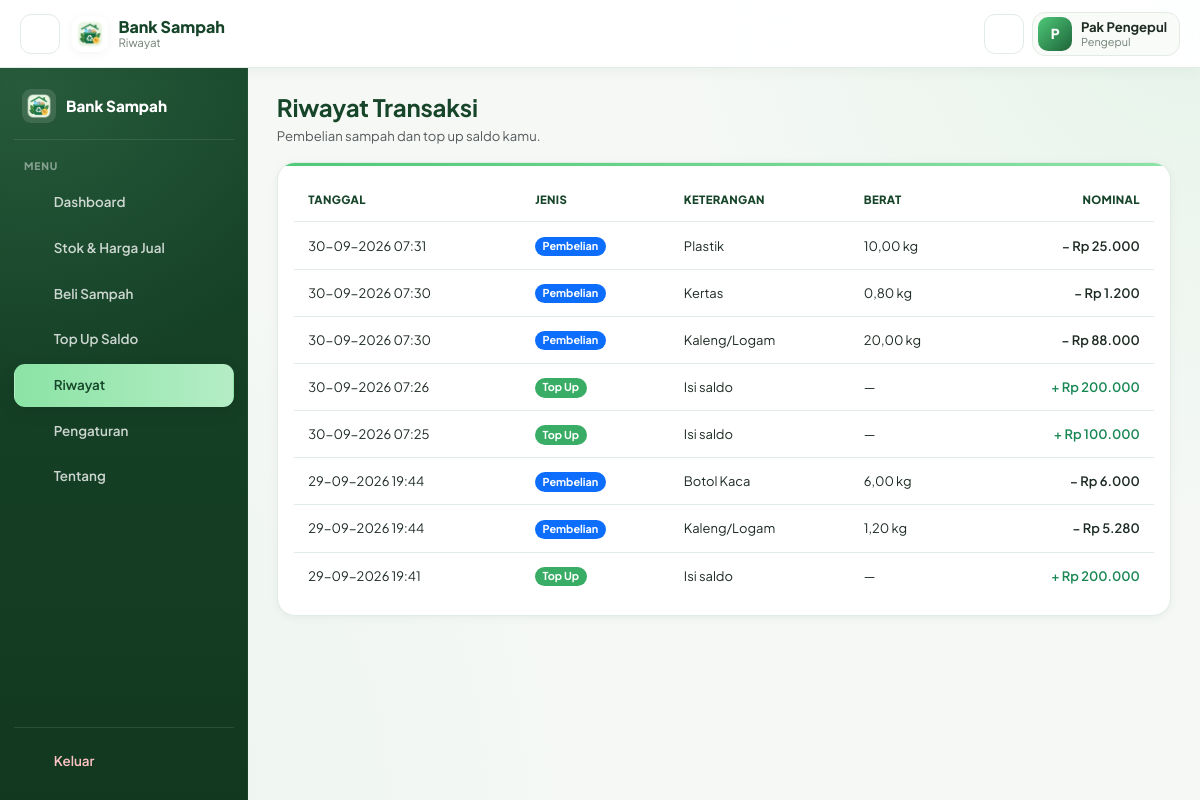
Screenshot of /pengepul/transaksi.php (signed in) with the database file from the repository.
### tables this page shows
CREATE TABLE `transaksi` (
  `id_transaksi` int(11) NOT NULL,
  `id_user` int(11) NOT NULL,
  `id_sampah` int(11) DEFAULT NULL,
  `tipe` varchar(20) NOT NULL DEFAULT 'setor',
  `berat_kg` decimal(10,2) NOT NULL,
  `total_rp` decimal(12,2) NOT NULL,
  `metode_topup` varchar(30) DEFAULT NULL,
  `tanggal` datetime NOT NULL DEFAULT current_timestamp()
);

CREATE TABLE `sampah` (
  `id_sampah` int(11) NOT NULL,
  `jenis_sampah` varchar(100) NOT NULL,
  `harga_per_kg` decimal(12,2) NOT NULL DEFAULT 0.00,
  `harga_jual` decimal(12,2) NOT NULL DEFAULT 0.00,
  `stok_kg` decimal(10,2) NOT NULL DEFAULT 0.00
);

### pengepul/transaksi.php (the view, shortened to what this page needs)
<?php
require_once __DIR__ . '/../includes/functions.php';
$id_user = (int) $_SESSION['id_user'];
$stmt = $pdo->prepare("SELECT t.*, s.jenis_sampah FROM transaksi t LEFT JOIN sampah s ON s.id_sampah = t.id_sampah WHERE t.id_user = ? AND t.tipe IN ('penjualan','topup') ORDER BY t.id_transaksi DESC");
$stmt->execute([$id_user]);
$list = $stmt->fetchAll();
include __DIR__ . '/../includes/header.php';
include __DIR__ . '/../includes/sidebar_pengepul.php';
?>
<main class="app-main">
    <div class="page-intro mb-3">
        <h4 class="mb-1">Riwayat Transaksi</h4>
        <p class="text-muted mb-0">Pembelian sampah dan top up saldo kamu.</p>
    </div>
    <div class="card card-stat p-3">
        <div class="table-responsive">
            <table class="table align-middle mb-0">
                <thead><tr><th>Tanggal</th><th>Jenis</th><th>Keterangan</th><th>Berat</th><th class="text-end">Nominal</th></tr></thead>
                <tbody>
                <?php if (empty($list)): ?>
                    <tr><td colspan="5" class="text-center text-muted py-4">Belum ada transaksi</td></tr>
                <?php else: foreach ($list as $t): $topup = $t['tipe'] === 'topup'; ?>
                    <tr>
                        <td><?= date('d-m-Y H:i', strtotime($t['tanggal'])) ?></td>
                        <td><span class="badge bg-<?= $topup ? 'success' : 'primary' ?>"><?= $topup ? 'Top Up' : 'Pembelian' ?></span></td>
                        <td><?= $topup ? 'Isi saldo' : clean($t['jenis_sampah']) ?></td>
                        <td><?= $topup ? '—' : number_format((float)$t['berat_kg'], 2, ',', '.') . ' kg' ?></td>
                        <td class="text-end fw-semibold <?= $topup ? 'text-success' : '' ?>"><?= $topup ? '+' : '−' ?> <?= rupiah($t['total_rp']) ?></td>
                    </tr>
                <?php endforeach; endif; ?>
                </tbody>
            </table>
        </div>
    </div>
</main>
<?php include __DIR__ . '/../includes/footer.php'; ?>

### assets/css/style.css (style rules this page uses)
:root { --green-900: #17452a; --green-800: #1d6339; --green-700: #25834b; --green-600: #31a85e; --green-500: #4fc978; --green-400: #8be3a5; --green-100: #eaf8ee; --green-50: #f4fbf6; --bg: #f5f8f5; --surface: #ffffff; --surface-2: #f8fbf8; --border: #e2ebe4; --text: #1d2b23; --muted: #718077; --danger: #dc5a5a; --warning: #e3a63b; --info: #4c91d9; --sidebar: #17452a; --sidebar-2: #123920; --sidebar-text: rgba(255,255,255,.78); --sidebar-active: #8be3a5; --radius-sm: 9px; --radius-md: 13px; --radius-lg: 18px; --radius-xl: 22px; --shadow-sm: 0 2px 10px rgba(25, 65, 42, .05); --shadow-md: 0 7px 24px rgba(25, 65, 42, .08); --shadow-lg: 0 15px 38px rgba(25, 65, 42, .13); --topbar-h: 68px; --sidebar-w: 248px; }
* { box-sizing: border-box; }
html, body { min-height: 100%; }
body { margin: 0; font-family: 'Plus Jakarta Sans', 'Segoe UI', system-ui, sans-serif; color: var(--text); background: radial-gradient(circle at 100% 0%, rgba(79,201,120,.09), transparent 36%), radial-gradient(circle at 0% 100%, rgba(49,168,94,.055), transparent 40%), var(--bg); font-size: 14px; line-height: 1.55; }
h1,h2,h3,h4,h5,h6 { color: var(--text); font-weight: 700; letter-spacing: -.25px; }
.app-main { flex: 1 1 auto; min-width: 0; min-height: calc(100vh - var(--topbar-h)); padding: 1.55rem 1.8rem 2rem; overflow-y: auto; }
.page-intro { margin-bottom: 1.25rem; }
.page-intro h1, .page-intro h2, .page-intro h3, .page-intro h4 { margin-bottom: .2rem; color: var(--green-900); }
.page-intro p { margin-bottom: 0; color: var(--muted); font-size: .82rem; }
.card, .card-stat, .dashboard-quick-card { border: 1px solid var(--border); border-radius: var(--radius-lg); background: var(--surface); box-shadow: var(--shadow-sm); }
.card { overflow: hidden; }
.card-stat { min-height: 135px; padding: 1rem; position: relative; overflow: hidden; transition: .18s ease; }
.card-stat::before { content: ''; position: absolute; left: 0; top: 0; width: 100%; height: 3px; background: linear-gradient(90deg, var(--green-500), var(--green-400)); }
.table-responsive { border-radius: var(--radius-md); }
.table { margin-bottom: 0; border-collapse: separate; border-spacing: 0; }
.table thead { background: var(--green-50); }
.table thead th { padding: .78rem .9rem; border-bottom: 1px solid var(--border); color: var(--green-900); font-size: .71rem; font-weight: 800; letter-spacing: .35px; text-transform: uppercase; white-space: nowrap; }
.table tbody td { padding: .78rem .9rem; border-color: var(--border); color: var(--text); vertical-align: middle; font-size: .81rem; }
.table tbody tr:last-child td { border-bottom: 0; }
.badge { padding: .4em .68em; border-radius: 999px; font-size: .68rem; font-weight: 700; }
.badge.bg-success { background: #39ad65 !important; }
:root { --gold-500: #e8b923; --gold-100: #fbf1cc; }

### rows the page displays
transaksi: tanggal "30-09-2026 07:31", tipe "Pembelian", id_sampah.jenis_sampah "Plastik", berat_kg "10,00", total_rp "Rp 25.000"
transaksi: tanggal "30-09-2026 07:30", tipe "Pembelian", id_sampah.jenis_sampah "Kertas", berat_kg "0,80", total_rp "Rp 1.200"
transaksi: tanggal "30-09-2026 07:30", tipe "Pembelian", id_sampah.jenis_sampah "Kaleng/Logam", berat_kg "20,00", total_rp "Rp 88.000"
transaksi: tanggal "30-09-2026 07:26", tipe "Top Up", total_rp "Rp 200.000"
transaksi: tanggal "30-09-2026 07:25", tipe "Top Up", total_rp "Rp 100.000"
transaksi: tanggal "29-09-2026 19:44", tipe "Pembelian", id_sampah.jenis_sampah "Botol Kaca", berat_kg "6,00", total_rp "Rp 6.000"
transaksi: tanggal "29-09-2026 19:44", tipe "Pembelian", id_sampah.jenis_sampah "Kaleng/Logam", berat_kg "1,20", total_rp "Rp 5.280"
transaksi: tanggal "29-09-2026 19:41", tipe "Top Up", total_rp "Rp 200.000"

### other values shown
$page_title "Riwayat"
$inisial "P"
$nama_user "Pak Pengepul"
$role_user "Pengepul"
